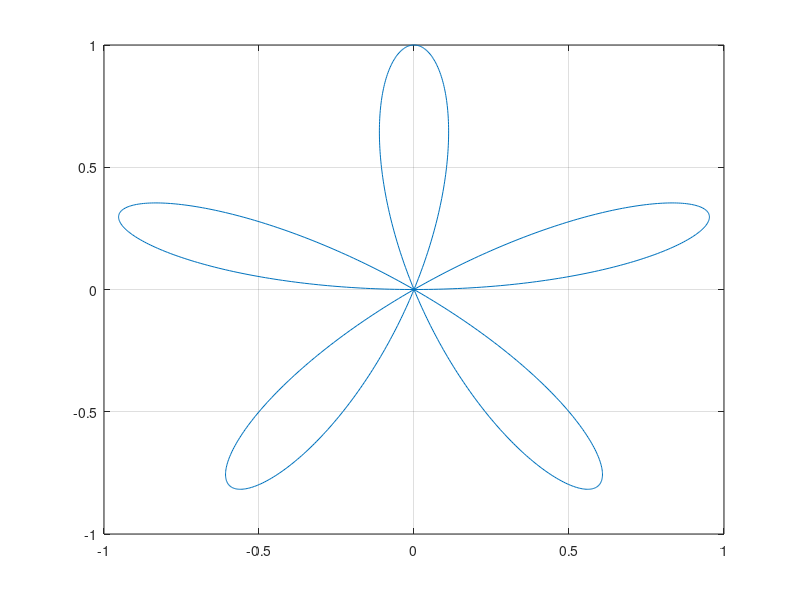
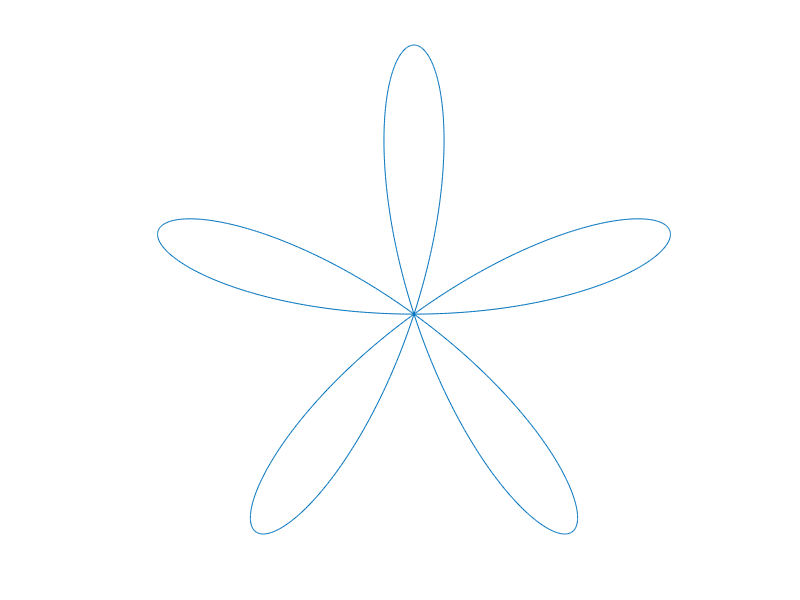

Recreate these plots in MATLAB, in order.

phi = linspace(0, pi, 1001);
r = sin(5 * phi);
x = r .* cos(phi);
y = r .* sin(phi);
figure(1);
plot(x, y);
grid on;
figure(2);
plot(x, y);
axis equal;
axis off;
